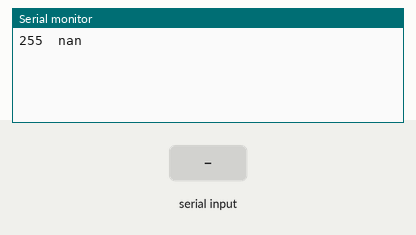
The sketch below on a simulated Raspberry Pi Pico. Shown: the last lines printed to the serial monitor. The inputs (shaded band) are chosen by the test bench.

Above: at 1.2 s.
1.3 s: "1" received over the second serial link
At 2.5 s:
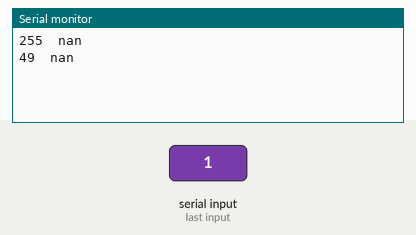
2.8 s: "0" received over the second serial link
At 4.1 s:
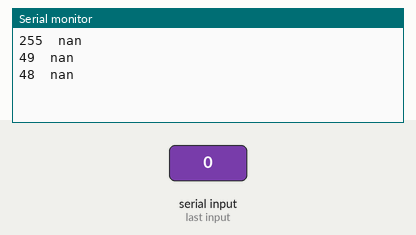
4.3 s: "2" received over the second serial link
At 6.2 s:
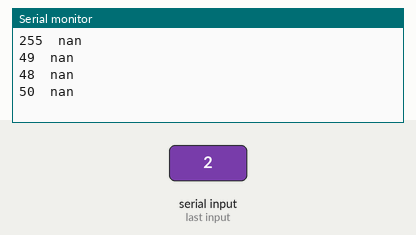
Timing chart, 0 to 7.7 s (numbered marks = the images above; inputs shaded):
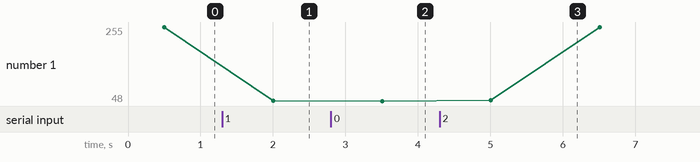

Measured:
- after the input at 1.3 s, the serial monitor: prints a new line after 0.70 s (image 1)
- after the input at 2.8 s, the serial monitor: prints a new line after 0.71 s (image 2)
- after the input at 4.3 s, the serial monitor: prints a new line after 0.71 s (image 3)
- plotted number 1: 255 → 49 after the input at 1.3 s, 49 → 48 after the input at 2.8 s

The sketch:

PICO.ino
```cpp
#include "XIAOBLE.h"
XIAOBLE SensorBLE;

void setup(void)
{
  Serial.begin(115200);
  while (!Serial);

  Serial2.setTX(8);
  Serial2.setRX(9);
  Serial2.begin(115200);
  while (!Serial2);
  SensorBLE.init(Serial2);
}

void loop()
{
  SensorBLE.update();
  Serial.print(SensorBLE.AirMeterIsConnected());
  Serial.print("  ");
  Serial.println(SensorBLE.getAirMeterBat());

  delay(1000);
}
```

XIAOBLE.cpp
```cpp
#include "XIAOBLE.h"

void XIAOBLE::init(Stream &stream)
{
  _serial = &stream;
}

void XIAOBLE::update()
{
  _serial->write(1); //request
  unsigned long LastTime = millis();
  while ((_serial->available() < sizeof(PACKET)) && (millis() - LastTime < 500));
  for (uint8_t i = 0; i < sizeof(PACKET); ++i)
  {
    //Serial.write(pos.bin[i]);
    packet.bin[i] = _serial->read();
  }
  while (_serial->available() > 0)
  {
    _serial->read();
  }
}

bool XIAOBLE::AirMeterIsConnected()
{
  return packet.AirMeterIsOpen;
}
float XIAOBLE::getAirSpeed()
{
  return packet.AirSpeed;
}
float XIAOBLE::getAirMeterBat()
{
  return packet.AirMeterBat;
}
bool XIAOBLE::PowerMeterIsConnected()
{
  return packet.PowerMeterIsOpen;
}
uint16_t XIAOBLE::getCadence()
{
  return packet.Cadence;
}
uint16_t XIAOBLE::getPowerAvg()
{
  return packet.PowerAvg;
}
uint16_t XIAOBLE::getPowerMax()
{
  return packet.PowerMax;
}
float XIAOBLE::getPowerMeterBat()
{
  return packet.PowerMeterBat;
}
```

XIAOBLE.h
```cpp
#ifndef XIAOBLE_h
#define XIAOBLE_h
#include "Arduino.h"

class XIAOBLE
{
  public:
    void init(Stream &stream);
    void update();
    bool AirMeterIsConnected();
    float getAirSpeed();
    float getAirMeterBat();
    bool PowerMeterIsConnected();
    uint16_t getCadence();
    uint16_t getPowerAvg();
    uint16_t getPowerMax();
    float getPowerMeterBat();
  private:
    Stream* _serial;
};
union PACKET
{
  struct {
    bool AirMeterIsOpen = 0;  //1byte
    float AirSpeed;      //4byte
    float AirMeterBat;   //4byte
    bool PowerMeterIsOpen = 0; //1byte
    uint16_t Cadence;    //2byte
    uint16_t PowerAvg;   //2byte
    uint16_t PowerMax;   //2byte
    float PowerMeterBat; //4byte
  };
  uint8_t bin[20];
};
static PACKET packet;

#endif
```
